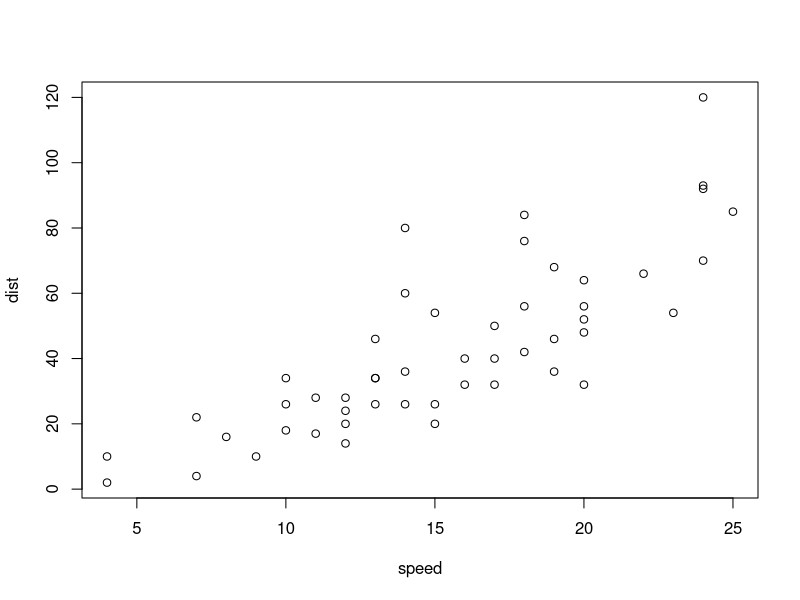
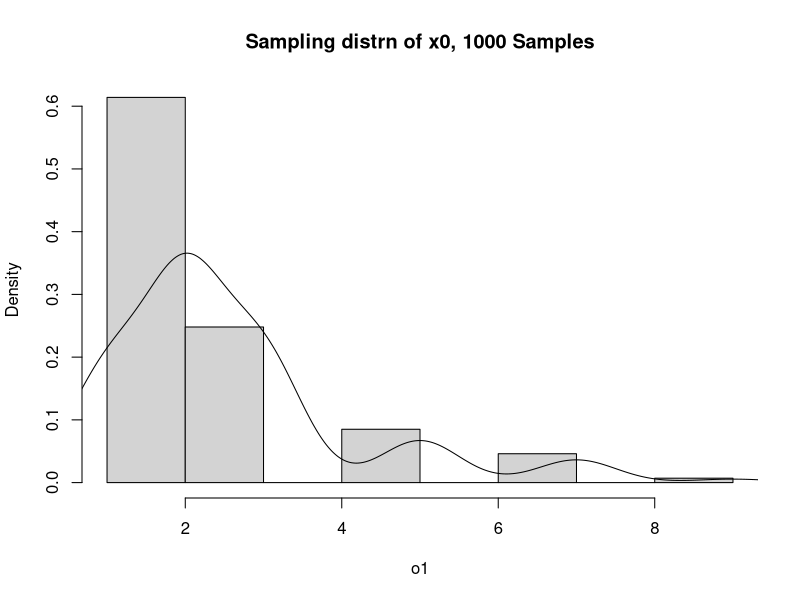

Reproduce these figures in R, in order.
## ---- chunk 1
summary(cars)
## ---- chunk 2
summary(cars)
## ---- chunk 3
plot(cars)
## ---- chunk 4
x0 = c(1:3,5,7,9)
p0 = c(.2,.4,.24,.10,.05,.01)
mu0 = sum(x0 * p0) / sum(p0)
print(mu0)
## ---- chunk 5
o1 = sample(x0, 1000, replace = T, prob = p0)
## ---- chunk 6
rs1 = hist(o1, prob = T , main = 'Sampling distrn of x0, 1000 Samples')
lines(density(o1, adjust = 3))
